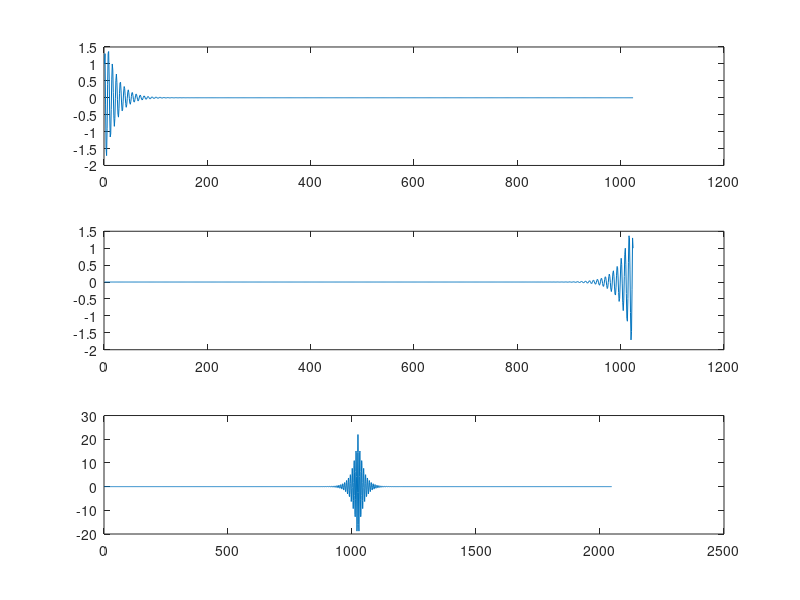
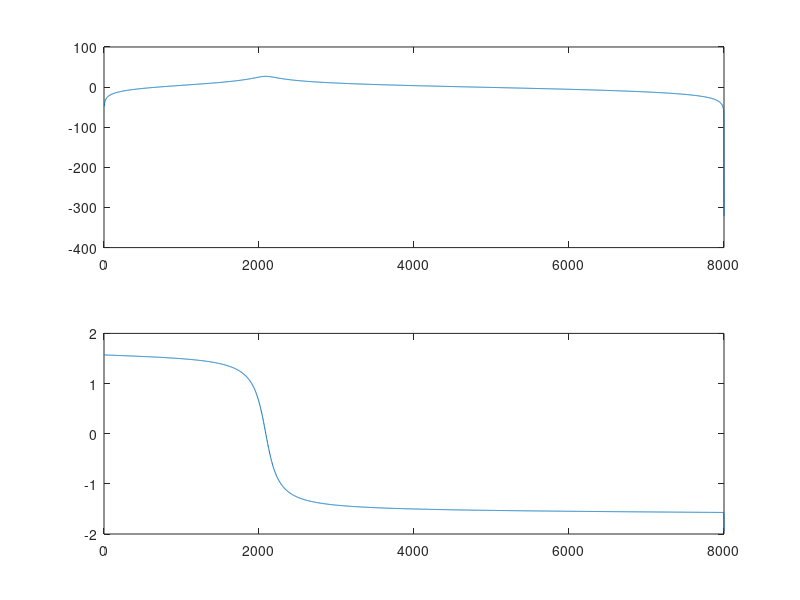
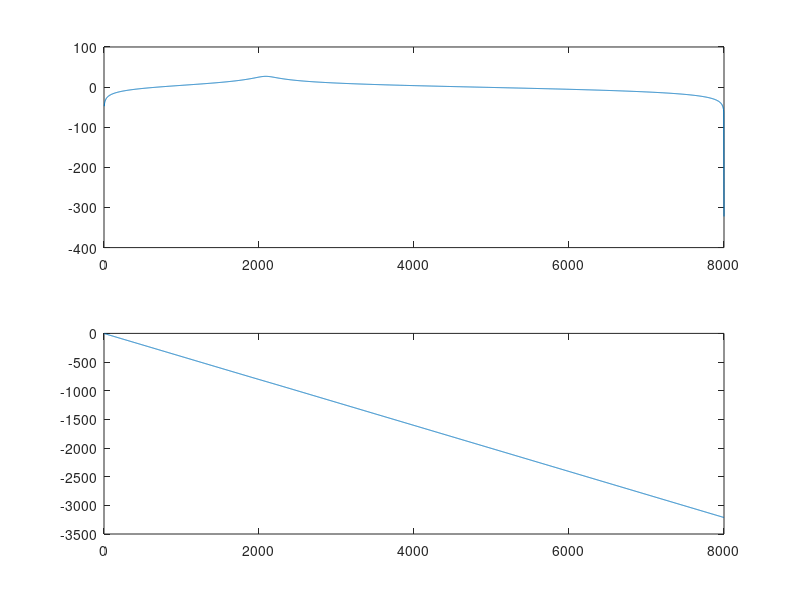
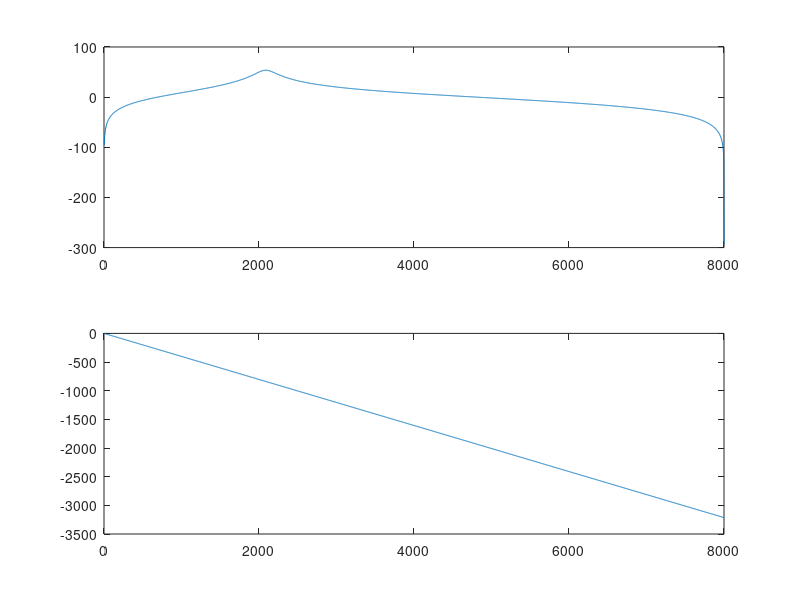

Source code (MATLAB) for these figures, in order:
clearvars
close all

f = 16000;
imp_len = 1024;

function y = transfer_func(num, den, z)
    n_exp = (0:-1:-numel(num)+1);
    d_exp = (0:-1:-numel(den)+1);
    y = sum(num.*(z.^n_exp))/sum(den.*(z.^d_exp));
end

filter_count = 512;
filter_num = (filter_count:-1:1)';
f_p = (f/2)*(10.^(-0.004.*filter_num));
q_p = (5:5/(filter_count - 1):10)';
bw_p = f_p./q_p;

theta_p = (2*pi/f).*f_p;
r_p = exp(-(pi/f).*bw_p);

b1_p = -2.*r_p.*cos(theta_p);
b2_p = r_p.^2;

num = [1, 0, -1];
den = [ones(filter_count, 1), b1_p, b2_p];
num_rev = [zeros(1, imp_len), flip(num, 2)];
den_rev = flip(den, 2);
num_as = conv(num, num_rev);
% num_as = num_as./num_as(1);
% num_as = [zeros(1, imp_len), num_as];
den_as = zeros(filter_count, 5);
for j = 1:filter_count
    den_as(j, :) = conv(den(j, :), den_rev(j, :));
    % den_as(j, :) = den_as(j, :)*(den_as(j, end)/den_as(j, 1));
    den_as(j, :) = den_as(j, :)*(num_as(1)/den_as(j, 1));
end

impulse = [1; zeros(imp_len-1, 1)];

h_fir = filter(num, den(367, :), impulse);
h_fir_rev = h_fir(numel(h_fir):-1:1);
h_fir_as = conv(h_fir, h_fir_rev);

figure
subplot(3, 1, 1)
plot(h_fir);
subplot(3, 1, 2)
plot(h_fir_rev);
subplot(3, 1, 3)
plot(h_fir_as);

filter_plot_res = 5000;
frequencies = (1:filter_plot_res/2)*(f/filter_plot_res);

mag_arr_a = zeros(filter_plot_res/2, 1);
pha_arr_a = zeros(filter_plot_res/2, 1);
mag_arr_s = zeros(filter_plot_res/2, 1);
pha_arr_s = zeros(filter_plot_res/2, 1);
mag_arr_as = zeros(filter_plot_res/2, 1);
pha_arr_as = zeros(filter_plot_res/2, 1);

for j = 1:filter_plot_res/2
    arg = exp(1i*(2/f)*pi*frequencies(j));

    h_z_a = transfer_func(h_fir', 1, arg);
    mag_arr_a(j) = abs(h_z_a);
    pha_arr_a(j) = angle(h_z_a);

    h_z_s = transfer_func(h_fir_rev', 1, arg);
    mag_arr_s(j) = abs(h_z_s);
    pha_arr_s(j) = angle(h_z_s);

    h_z_as = transfer_func(h_fir_as', 1, arg);
    mag_arr_as(j) = abs(h_z_as);
    pha_arr_as(j) = angle(h_z_as);
end

mag_arr_a = mag2db(mag_arr_a);
mag_arr_s = mag2db(mag_arr_s);
mag_arr_as = mag2db(mag_arr_as);
pha_arr_s = unwrap(pha_arr_s);
pha_arr_as = unwrap(pha_arr_as);

figure
subplot(2, 1, 1)
plot(frequencies, mag_arr_a);
subplot(2, 1, 2)
plot(frequencies, pha_arr_a); 

figure
subplot(2, 1, 1)
plot(frequencies, mag_arr_s);
subplot(2, 1, 2)
plot(frequencies, pha_arr_s); 

figure
subplot(2, 1, 1)
plot(frequencies, mag_arr_as);
subplot(2, 1, 2)
plot(frequencies, pha_arr_as); 